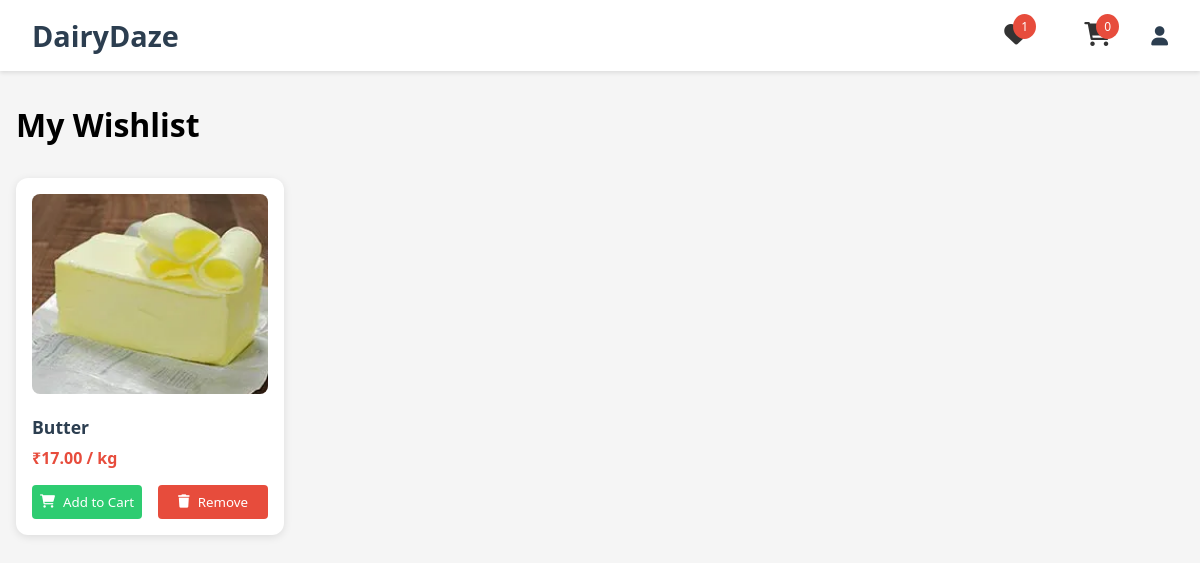
Screenshot of /customer/wishlist/ (signed in) with the database file from the repository.
### customer/models.py (models this page shows, shortened)
class Wishlist(models.Model):
    user = models.ForeignKey(User,on_delete=models.CASCADE,null=True,blank=True)
    product = models.ForeignKey(Product,on_delete=models.CASCADE,related_name="wishlist")
    class Meta:
        verbose_name_plural = "Wishlist"

### store/models.py (models this page shows, shortened)
class Product(models.Model):
    name = models.CharField(max_length=100)
    image = models.ImageField(upload_to="images", null=True, blank=True)
    description = CKEditor5Field('Text', config_name='extends')
    category = models.ForeignKey(Category, on_delete=models.SET_NULL,null=True, blank=True)
    price = models.DecimalField(max_digits=12,decimal_places=2,default=0.00, null=True, blank=True, verbose_name="Sale Price")
    regular_price = models.DecimalField(max_digits=12,decimal_places=2,default=0.00, null=True, blank=True, verbose_name="Regular Price")
    stock = models.PositiveIntegerField(default=0, null=True, blank=True)
    shipping = models.DecimalField(max_digits=12,decimal_places=2,default=0.00, null=True, blank=True, verbose_name="Shipping Amount")
    status = models.CharField(choices=STATUS,max_length=50,default="Published")
    featured = models.BooleanField(default=False, verbose_name="Marketplace Featured")
    subbranch = models.ForeignKey(user_models.User, on_delete=models.SET_NULL,null=True,blank=True)
    sku = ShortUUIDField(unique=True, length=5, max_length=50,prefix="SKU",alphabet="1234567890")
    slug = models.SlugField(null=True,blank=True)
    date = models.DateTimeField(default=timezone.now)
    unit = models.CharField(max_length=50, null=True, blank=True, help_text="e.g., kg, litre, piece")
    total_orders = models.PositiveIntegerField(default=0, help_text="Auto-updated number of orders placed for this product")
    created_at = models.DateTimeField(default=timezone.now)
    updated_at = models.DateTimeField(auto_now=True)
    class Meta:
        ordering = ['-id']
        verbose_name_plural = "Products"

### customer/views.py (the view)
# urls.py: path('wishlist/', views.wishlist, name='wishlist'),
@login_required
def wishlist(request):
    wishlist_items = Wishlist.objects.filter(user=request.user).select_related('product')
    return render(request, 'wishlist.html', {'wishlist_items': wishlist_items})

### templates/wishlist.html (shortened to what this page needs)
{% load static %}
<!DOCTYPE html>
<html lang="en">
<head>
    <link rel="stylesheet" href="{% static 'css/product1.css' %}">
    <link href="https://cdnjs.cloudflare.com/ajax/libs/font-awesome/6.0.0/css/all.min.css" rel="stylesheet">
</head>
<body>
    {% include 'nav.html' %}
    <div class="wishlist-container">
        <div class="wishlist-header">
            <h1>My Wishlist</h1>
        </div>
        {% if wishlist_items %}
        <div class="wishlist-grid">
            {% for item in wishlist_items %}
            <div class="wishlist-item" id="wishlist-item-{{ item.product.id }}">
                <img src="{{ item.product.image.url }}" alt="{{ item.product.name }}">
                <div class="item-details">
                    <h3 class="item-name">{{ item.product.name }}</h3>
                    <p class="item-price">₹{{ item.product.price }} / {{ item.product.unit }}</p>
                </div>
                <div class="action-buttons">
                    <button class="action-button add-to-cart" onclick="addToCart('{{ item.product.id }}')">
                        <i class="fas fa-shopping-cart"></i>
                        Add to Cart
                    </button>
                    <button class="action-button remove-from-wishlist" onclick="removeFromWishlist('{{ item.product.id }}')">
                        <i class="fas fa-trash"></i>
                        Remove
                    </button>
                </div>
            </div>
            {% endfor %}
        </div>
        {% endif %}
    </div>
</body>
</html>

### static/css/product1.css (style rules this page uses)
* { margin: 0; padding: 0; box-sizing: border-box; font-family: 'Segoe UI', Tahoma, Geneva, Verdana, sans-serif; }
body { background-color: #f5f5f5; }
.action-buttons { display: flex; gap: 0.5rem; }
.add-to-cart, .toggle-wishlist { padding: 0.5rem 1rem; border: none; border-radius: 4px; cursor: pointer; transition: background-color 0.2s; }
.add-to-cart { background: #2ecc71; color: white; }

### templates/wishlist.html (style rules this page uses)
.wishlist-container { max-width: 1200px; margin: 2rem auto; padding: 0 1rem; }
.wishlist-header { display: flex; justify-content: space-between; align-items: center; margin-bottom: 2rem; }
.wishlist-grid { display: grid; grid-template-columns: repeat(auto-fill, minmax(250px, 1fr)); gap: 2rem; }
.wishlist-item { background: white; border-radius: 12px; padding: 1rem; box-shadow: 0 2px 8px rgba(0,0,0,0.1); }
.wishlist-item img { width: 100%; height: 200px; object-fit: cover; border-radius: 8px; margin-bottom: 1rem; }
.item-details { margin-bottom: 1rem; }
.item-name { font-size: 1.1rem; color: #2c3e50; margin-bottom: 0.5rem; }
.item-price { color: #e74c3c; font-weight: bold; }
.action-buttons { display: flex; gap: 1rem; }
.action-button { flex: 1; padding: 0.5rem; border: none; border-radius: 4px; cursor: pointer; display: flex; align-items: center; justify-content: center; gap: 0.5rem; }
.add-to-cart { background-color: #2ecc71; color: white; }
.remove-from-wishlist { background-color: #e74c3c; color: white; }

### rows the page displays
Wishlist: product.image (picture), product.name "Butter", product.price "17.00", product.unit "kg"

### other values shown
{{ wishlist_items|length }} "1"
{{ cart_items|length }} "0"
